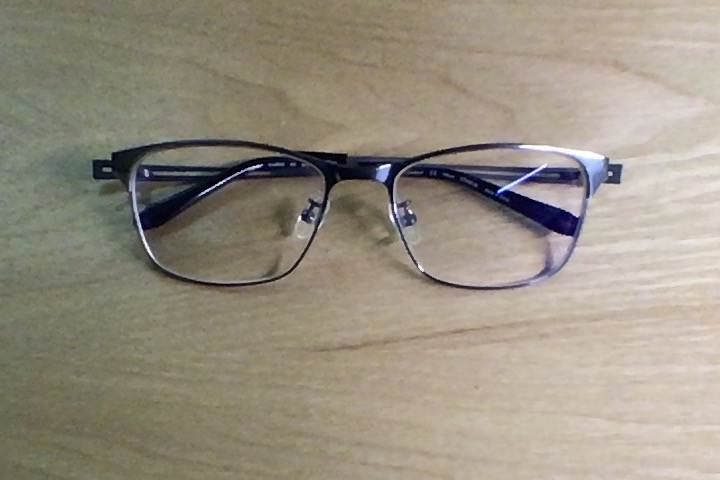
//> input picture proj2/glass1.jpg, 720 x 480 px
$ ./main   (built with g++ and OpenCV 4)
//> lines starting //> are read from the running program, lines starting //| are printed output that depends on the picture; after the words box and inside, x2 and y2 are one past the last pixel; in counts of white or black regions, pixels touching at a corner belong together
/**
 * Mingfu Li
 * Project 2
 * Reference: @brief Demo code for detecting corners using Harris-Stephens method @author OpenCV team
 */

#include "opencv2/highgui.hpp"
#include "opencv2/imgproc.hpp"
#include <iostream>
#include <cmath>

using namespace cv;
using namespace std;

/// Global variables
Mat src, src_gray;
int src_width;
int thresh = 200;
int max_thresh = 255;

const char* source_window = "Source image";
const char* corners_window = "Corners detected";

/// Function header
void cornerHarris_demo( int, void* );
bool nms(int,int,Mat);
void featureMatch(vector<Point>&, vector<Point>&, Mat&);
int computeSSD(Point, Point);
Mat get5x5Patch(Point);

/**
 * @function main
 */
int main( int argc, char** argv )
{
    /// Load source image and convert it to gray
    Mat cmp;
    // [4 lines of commented-out code are left out]
    src = imread( "glass1.jpg");
//> src is the input picture: 480 rows x 720 cols, CV_8UC3; mean B, G, R 129.3, 143.9, 151.8
    cmp = imread( "glass2.jpg");
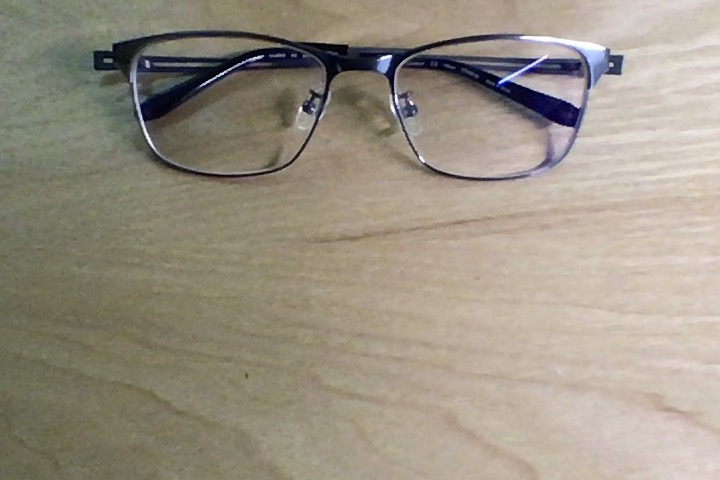
//> input picture proj2/glass2.jpg, 720 x 480 px
//> cmp is the input picture: 480 rows x 720 cols, CV_8UC3; mean B, G, R 131.5, 145.8, 153.8
    // src = imread( "img1.png");
    // cmp = imread( "img2.png");
    // cmp = imread( "img4.png");

    if ( src.empty() || cmp.empty() )
    {
        cout << "Could not open or find the image!\n" << endl;
        return -1;
    }

    src_width = src.cols;
//> src_width = 720
    hconcat(src,cmp,src);
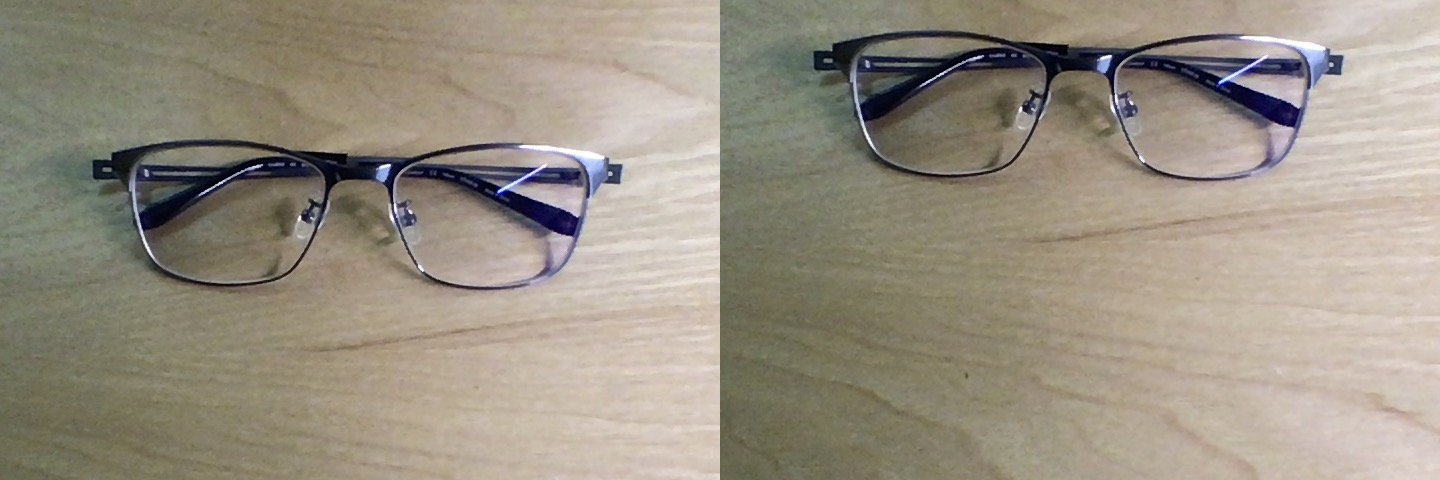
//> src: 480 rows x 1440 cols, CV_8UC3; mean B, G, R 130.4, 144.8, 152.8

    /// Create a window and a trackbar
    namedWindow( source_window );
    createTrackbar( "Threshold: ", source_window, &thresh, max_thresh, cornerHarris_demo );


    // Study corners
    imshow( source_window, src );
    cvtColor( src, src_gray, COLOR_BGR2GRAY );
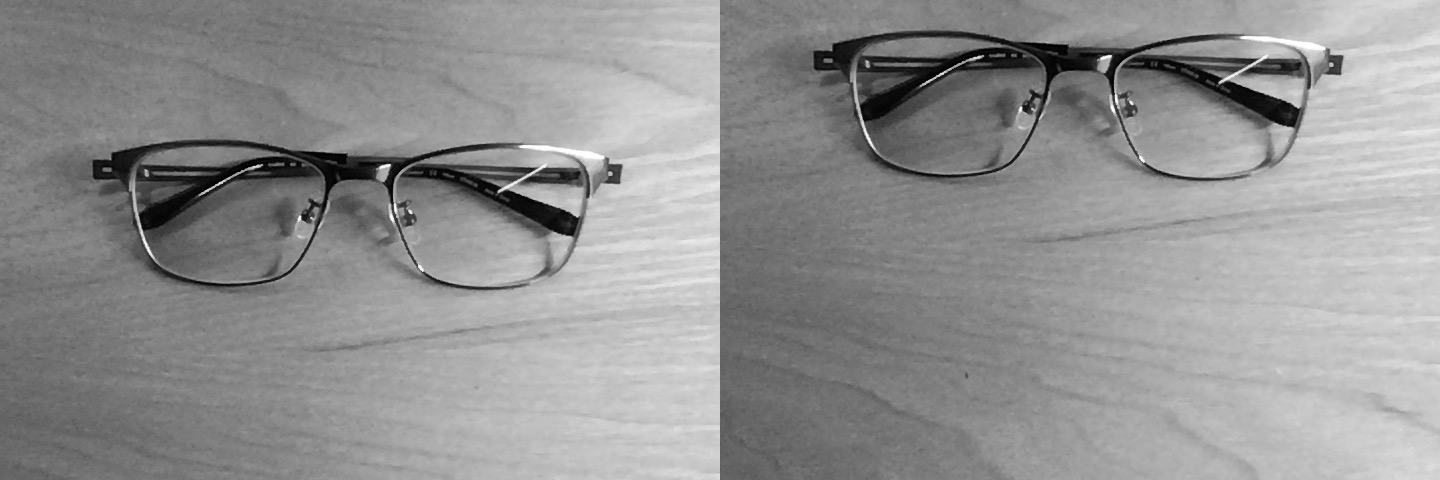
//> src_gray: 480 rows x 1440 cols, CV_8UC1; min 0, max 255, mean 145.6
    cornerHarris_demo( 0, 0 );

    waitKey();

    return 0;
}

/**
 * @function cornerHarris_demo
 * @brief Executes the corner detection and draw a circle around the possible corners
 */
void cornerHarris_demo( int, void* )
{
    /// Detector parameters
    int blockSize = 2;
    int apertureSize = 3;
    double k = 0.04;
    int fpcnt=0;

    /// FEATURE DETECTOR:  Detecting corners
    Mat dst = Mat::zeros( src.size(), CV_32FC1 );
    Mat dst_eig = Mat::zeros( src.size(), CV_32FC1 );
    Mat dst_eigvecs = Mat::zeros( src.size(), CV_32FC(6) );
    cornerHarris( src_gray, dst, blockSize, apertureSize, k );
    cornerMinEigenVal( src_gray, dst_eig, blockSize, apertureSize );
    cornerEigenValsAndVecs( src_gray, dst_eigvecs, blockSize, apertureSize );

    // imshow("cornerHarris src_gray", src_gray);

    /// Normalizing
    Mat dst_norm, dst_norm_scaled;
    Mat draw_src = src.clone();
    normalize( dst, dst_norm, 0, 255, NORM_MINMAX, CV_32FC1, Mat() );
    convertScaleAbs( dst_norm, dst_norm_scaled );

    // imshow("cornerHarris norm  ", dst_norm_scaled);
    // moveWindow("cornerHarris norm  ", 0, src.rows);

    vector<Point> src_corners;
    vector<Point> cmp_corners;

    cout << " =========> APPLY THRESHOLD TO CORNERNESS MAP c(H)   " << thresh << endl;
    /// Drawing a circle around corners
    for( int i = 0; i < dst_norm.rows ; i++ )
    {
        for( int j = 0; j < dst_norm.cols; j++ )
        {
            if( (int) dst_norm.at<float>(i,j) > thresh )    // apply thresholding by user
            {
                if (nms(j,i,dst_norm)) {    // Non-maximal Suppression
                    circle( draw_src, Point(j,i), 5,  Scalar(0), 2, 8, 0 );
                    cout << "FEATURE POINT :" << ++fpcnt << endl;
                    cout << j << ", " << i << endl;
                    // [4 lines of commented-out code are left out]
                    cout << endl;

                    //Seperate features
                    if (j < src_width){
                        src_corners.push_back(Point(j,i));
                    } else {
                        cmp_corners.push_back(Point(j,i));
                    }
                }
            }
        }
    }
//> this loop made 480 passes
//> fpcnt on passes 1 to 3: 0, 0, 0
//> draw_src: 480 rows x 1440 cols, CV_8UC3; 180 pixels changed, all inside (x1, y1, x2, y2) = (384, 50, 1118, 172)
//> after the loop, fpcnt = 2; src_corners = 1 Point (x, y): [390, 165]; cmp_corners = 1 Point (x, y): [1111, 56]

    cout << "Number of feature point on the left: " << src_corners.size() << endl;
//| Number of feature point on the left: 1
    cout << "Number of feature point on the right: " << cmp_corners.size() << endl;
//| Number of feature point on the right: 1
    cout << endl;

    //Apply Feature Matching
    featureMatch(src_corners, cmp_corners, draw_src);
    imshow( "Feature Matched", draw_src);
    moveWindow( "Feature Matched",0,src.rows);
}

//simple Non-maximal Suppression for 7x7 neighbour
bool nms(int x, int y, Mat img) {
    Mat patch = Mat(7,7, img.type());

    // Padding: ignore corner near boundary
    if (x - 3 < 0 || y -3 < 0 || x + 4 > img.cols || y+4 > img.rows) {
        return false;
    }

    Mat temp = img(Rect(x-3,y-3,7,7));
    temp.copyTo(patch);

    float curr = img.at<float>(y,x);

     for( int i = 0; i < patch.rows ; i++ )
    {
        for( int j = 0; j < patch.cols; j++ )
        {
            if (curr < patch.at<float>(i,j)) {
                return false;
            }
        }
    }
    return true;
    // cout << patch << endl;
}

void featureMatch(vector<Point>& src_corners, vector<Point>& cmp_corners, Mat& output) {
    // 2D array for storing all SSD score
    vector<vector<int>> SSD;

    for( size_t i = 0; i < cmp_corners.size(); i++ )
    {
        vector<int> sums;
        for( size_t j = 0; j < src_corners.size(); j++ )
        {
            int s = computeSSD(src_corners[j],cmp_corners[i]);
            sums.push_back(s);

            // threshold points
            if ( s < 10000) {
                line(output,src_corners[j],cmp_corners[i],Scalar(0,0,255),2);
                cout << src_corners[j] << " - " << cmp_corners[i] << " = "<< s << endl;
            }
        }
        SSD.push_back(sums);
    }
//> this loop made 1 pass
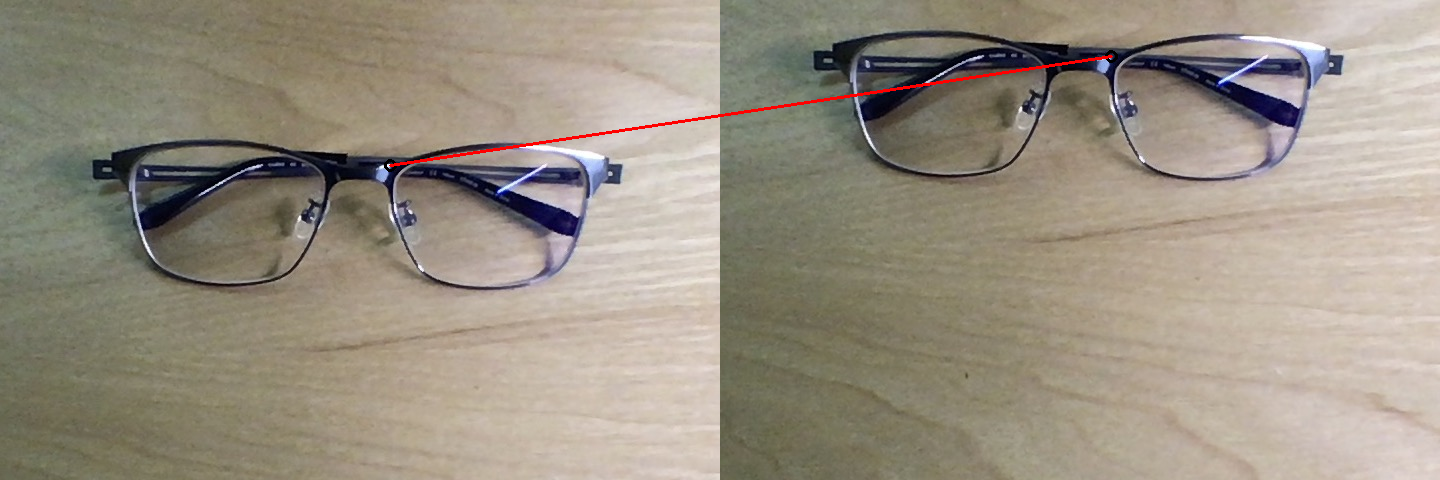
//> output: 480 rows x 1440 cols, CV_8UC3; mean B, G, R 130, 144.4, 153.2
    //    cout << SSD.size() << endl;
}

int computeSSD(Point p1, Point p2) {
    Mat e1 = get5x5Patch(p1);
    Mat e2 = get5x5Patch(p2);

    int sum = 0, diff = 0;
    for (int i = 0; i < e1.cols; i ++) {
        for(int j = 0; j < e1.rows; j++) {
            diff =  (int)e1.at<uchar>(j,i) - (int)e2.at<uchar>(j,i);
            sum += pow(diff,2);
        }
    }
    return sum;
}

// get 5x5 feature descriptor
Mat get5x5Patch(Point p) {
    Mat patch = Mat(5,5, src_gray.type());
    Mat temp = src_gray(Rect(p.x-2,p.y-2,5,5));
    temp.copyTo(patch);
    return patch;
}
